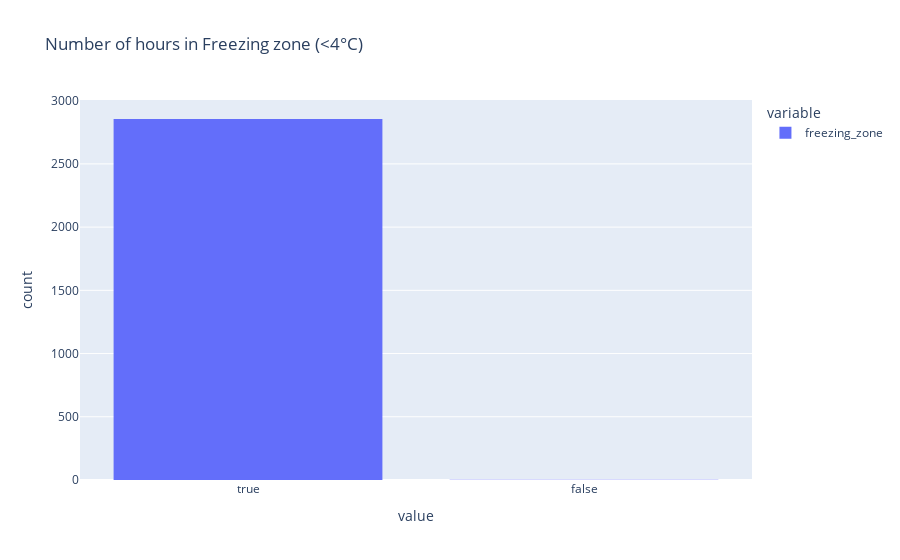

The notebook cell saved with this chart:
### Markdown cell above
# Visualizations for temperature

### Code cell
px.histogram(data_temp.freezing_zone, title='Number of hours in Freezing zone (<4°C)')

### Figure 1 — Plotly figure (JSON) as saved in the notebook; plotly's stock layout.template omitted (floating-point values rounded to 4 significant figures; data arrays with more than 128 entries replaced by an {"elided": "..."} marker saying what was removed)
{"data": [{"alignmentgroup": "True", "bingroup": "x", "hovertemplate": "variable=freezing_zone<br>value=%{x}<br>count=%{y}<extra></extra>", "legendgroup": "freezing_zone", "marker": {"color": "#636efa", "pattern": {"shape": ""}}, "name": "freezing_zone", "offsetgroup": "freezing_zone", "orientation": "v", "showlegend": true, "x": {"elided": "2857 bool values"}, "xaxis": "x", "yaxis": "y", "type": "histogram"}], "layout": {"xaxis": {"anchor": "y", "domain": [0.0, 1.0], "title": {"text": "value"}}, "yaxis": {"anchor": "x", "domain": [0.0, 1.0], "title": {"text": "count"}}, "legend": {"title": {"text": "variable"}, "tracegroupgap": 0}, "title": {"text": "Number of hours in Freezing zone (<4°C)"}, "barmode": "relative"}}
